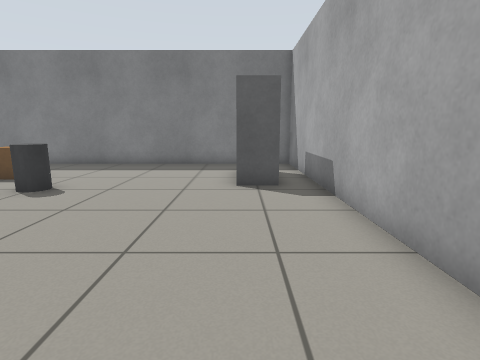
view 1 (above)

16 first-person views from a walk through a robot-simulator world made for Gazebo. The camera is 0.79 m above the floor, tilts 10° down and sees 80° across. The floor is counted in squares, 0.5 m on a side. Each view is taken from the middle of a square. On the plan, view 1 faces up. The plan holds only what a view shows up to about 15 squares ahead; the rest is blank.

view 2
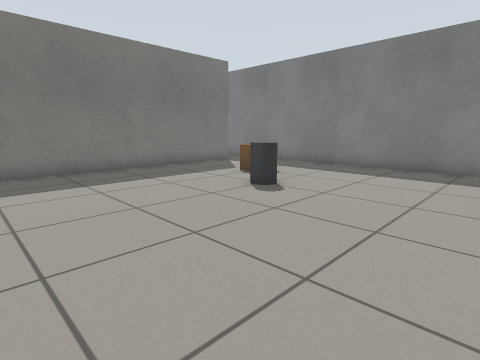

view 3
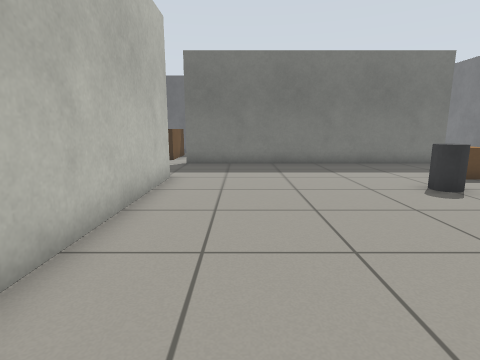

view 4
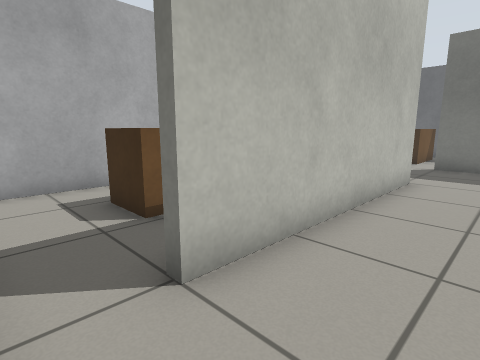

view 5
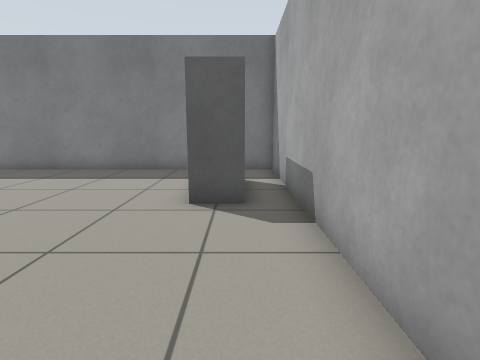

view 6
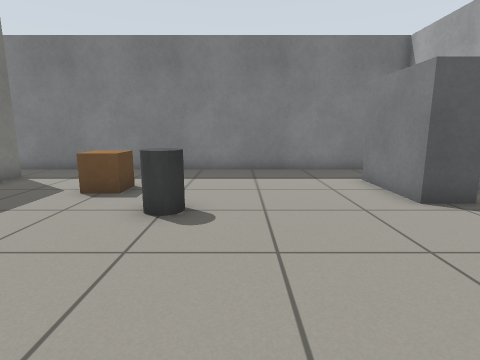

view 7
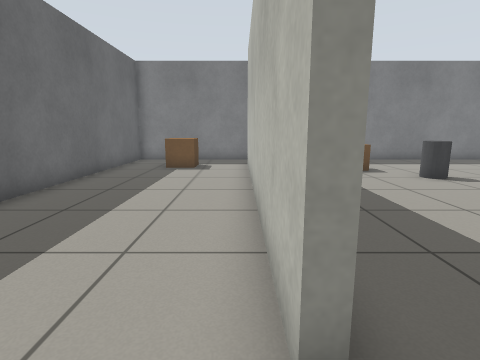

view 8
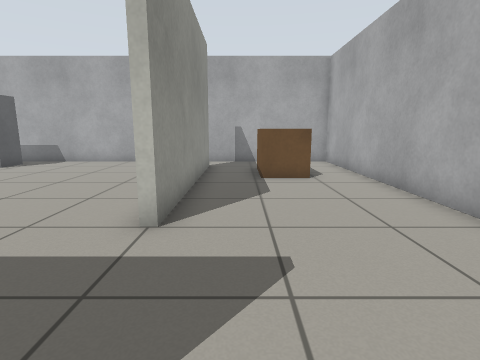

view 9
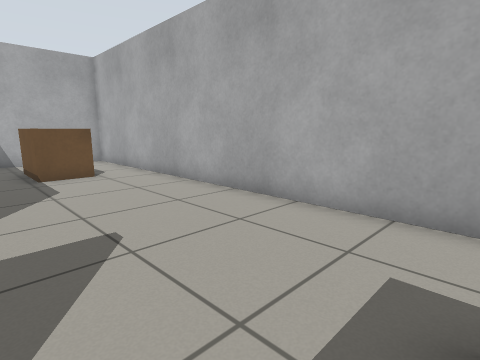

view 10
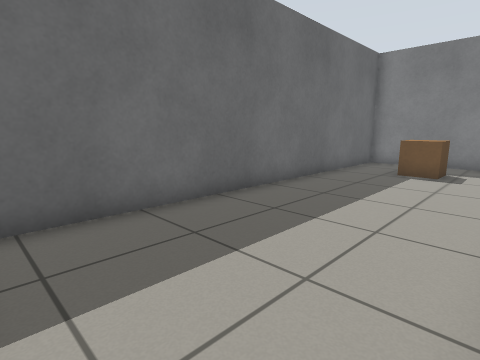

view 11
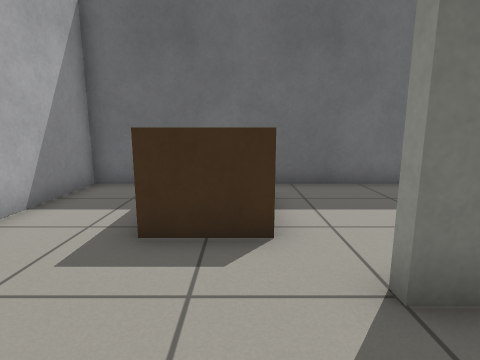

view 12
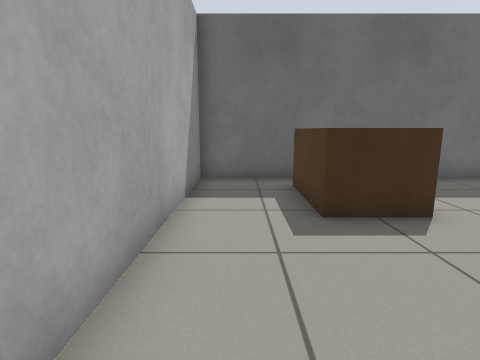

view 13
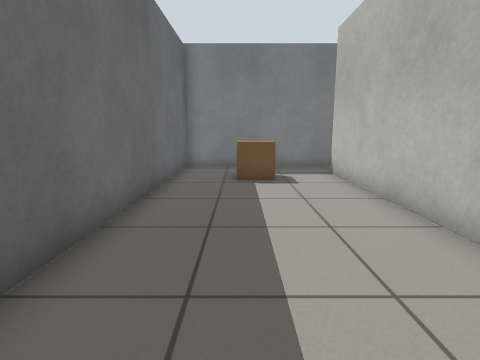

view 14
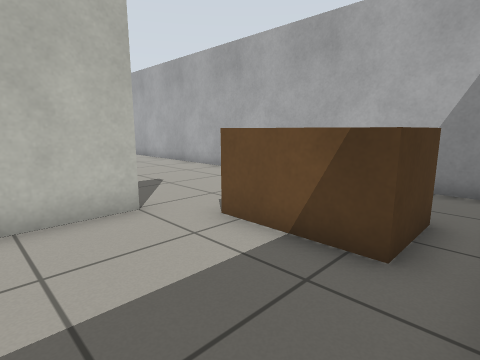

view 15
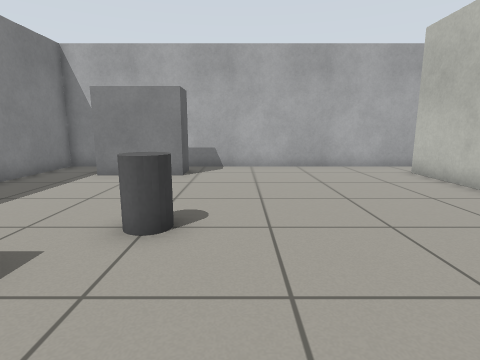

view 16
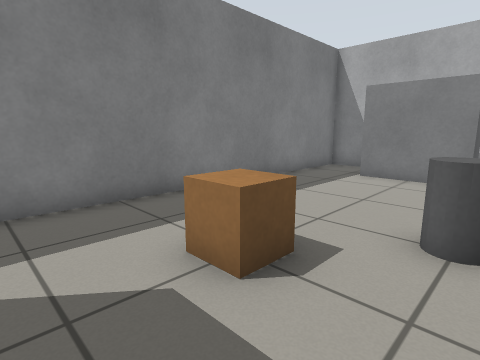

### Floor plan
Points are (right, up) in squares from view 1. A wall is a line through its corners. A room is listed if a view was taken in it or the views show most of it. See-through windows are left out.
Room 1 (views 1, 2, 3, 4, 5, 6, 15, 16)
walls: (-7.5, -0.5) (-7.5, -0.3) (0.5, -0.3); (-11.3, 11.6) (-11.3, 0.5); (2.3, -0.6) (2.3, 13.3) (-10.6, 13.3)
ways out: opening at (-11, 12.5) to room 2; opening at (-9, -0.7) to room 2; opening at (1.5, -1) to room 2
objects: brown box (-8, 9) to (-7, 10); grey cylinder (-6, 7) to (-5, 8); cabinet (0, 8) to (1, 11)
Room 2 (views 7, 8, 9, 10, 11, 12, 13, 14)
walls: (-11.3, 0.5) (-11.3, -0.5) (-11.6, -0.5) (-11.6, 11.5); (-3, -0.5) (-7.5, -0.5); (0.5, -0.3) (0.5, -0.7) (-3.4, -0.7); (-10.6, 13.3) (-17.3, 13.3) (-17.3, -6.3) (2.3, -6.3) (2.3, -0.6)
ways out: opening at (-11, 12.5) to room 1; opening at (-9, -0.7) to room 1; opening at (1.5, -1) to room 1
objects: brown box (-16, -3) to (-13, -2); brown box (-15, 10) to (-14, 11); brown box (-2, -4) to (-1, -3)

Where each view was taken, in squares from view 1:
view 1: 0 up, 0 right, facing up
view 2: 1 up, 0 right, facing up-left
view 3: 2 up, 2 right, facing left
view 4: 2 up, 2 right, facing down-left
view 5: 2 up, 1 right, facing up
view 6: 2 up, 4 left, facing up
view 7: 2 down, 12 left, facing up
view 8: 2 down, 12 left, facing right
view 9: 1 down, 13 left, facing down-right
view 10: 1 down, 12 left, facing up-left
view 11: 2 down, 9 left, facing left
view 12: 5 down, 8 left, facing left
view 13: 1 up, 15 left, facing up
view 14: 2 up, 17 left, facing down-right
view 15: 6 up, 10 left, facing right
view 16: 7 up, 10 left, facing up-right
